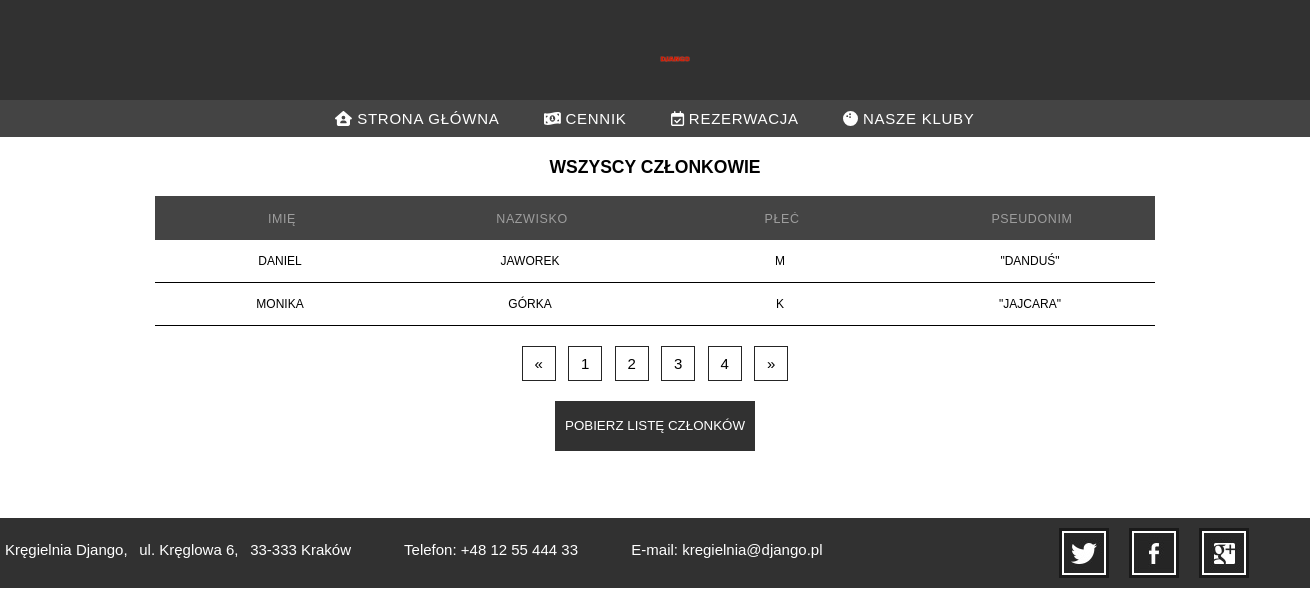
The app's page /zawodnicy/ with its own data.
### kregle/models.py (models this page shows, shortened)
class Zawodnik(models.Model):
    imie = models.CharField(max_length=20)
    nazwisko = models.CharField(max_length=20)
    plec = models.CharField(max_length=1, choices=[
        ('M', 'Mężczyzna'),
        ('K', 'Kobieta'),
        ('I', 'Coś innego'),
    ])
    pseudonim = models.CharField(max_length=20)
    nr_buta = models.IntegerField()
    nr_telefonu = models.IntegerField()

### kregle/views.py (the view)
# urls.py: path('zawodnicy/', views.zawodnicy, name='zawodnicy'),
def zawodnicy(request):
    zawodnicy = Zawodnik.objects.all()
    p = Paginator(Zawodnik.objects.all(), 2)
    page = request.GET.get('page')
    zawodnicy_p = p.get_page(page)
    nums = "a" * zawodnicy_p.paginator.num_pages
    return render(request, 'zawodnicy.html',{
        'zawodnicy': zawodnicy,
        'zawodnicy_p': zawodnicy_p,
        'nums': nums
    })

### kregle/templates/zawodnicy.html (shortened to what this page needs)
{% extends 'szablon.html' %}
{% block zawartosc %}
        <div id="container">
            <section>
                <h3> WSZYSCY CZŁONKOWIE </h3>
                <table class="table">
                <thead>
                    <tr>
                        <th>
                            <input type="text" class="search-input" placeholder="Imię">
                        </th>
                        <th>
                            <input type="text" class="search-input" placeholder="Nazwisko">
                        </th>
                        <th>
                            <input type="text" class="search-input" placeholder="Płeć">
                        </th>
                        <th>
                            <input type="text" class="search-input" placeholder="Pseudonim">
                        </th>
                    </tr>
                </thead>
                {% for zawodnik in zawodnicy_p %}
                <tbody>
                    <tr>
                        <td><p>{{ zawodnik.imie}}</p></td>
                        <td><p>{{ zawodnik.nazwisko}}</p></td>
                        <td><p>{{ zawodnik.plec}}</p></td>
                        <td><p>"{{ zawodnik.pseudonim}}"</p></td>
                    </tr>
                </tbody>
                {% endfor %}
                </table>
            </section>
            <div class="pagination">
                <a href="?page=1"> &laquo</a>
            </div>
            {% for i in nums %}
                <div class="pagination">
                    <a href="?page={{forloop.counter}}"> {{ forloop.counter }} </a>
                </div>
            {% endfor %}
            <div class="pagination">
                <a href="?page={{ zawodnicy_p.paginator.num_pages }}"> &raquo</a>
            </div>
            <br><br>
            <form action="{% url 'pobierz' %}" method="post">
                <button type="submit" class="onebtn">POBIERZ LISTĘ CZŁONKÓW</button>
            </form>
            <br>
{% endblock %}

### static/kregle/css/style.css (style rules this page uses)
body { background: rgb(255, 255, 255); font-family: Helvetica, sans-serif; font-size: 15px; text-align: center; margin: 0; }
p { color:rgb(0, 0, 0); }
section { margin: 20px; }
table { width: 1000px; table-layout: fixed; margin: auto; }
th { font-weight: 500; font-size: 12px; color: rgb(255, 0, 0); text-transform: uppercase; }
td { vertical-align: middle; font-weight: 300; font-size: 12px; border-bottom: solid 1px rgb(0, 0, 0); }
.table { font-family: Helvetica, sans-serif; border-collapse: collapse; }
.table th { background-color: #444444; font-family: Helvetica, sans-serif; text-align: left; font-weight: 500; font-size: 12px; color: #fff; text-transform: uppercase; }
.table td, .search-input { font-size: 12px; background-color: rgba(255,255,255,0); color: white; font-family: Helvetica, sans-serif; text-align: center; overflow-x: auto; margin-top: 0px; text-transform: uppercase; width: 100%; height: 40px; }
.search-input { font-size: 1.3em; border: none; outline: none; color: white; font-family: Helvetica, sans-serif; }
::placeholder { font-size: 0.8em; text-align: center; letter-spacing: 0.05em; font-family: Helvetica, sans-serif; font-weight: 100; color: rgb(158, 158, 158); }
#container { text-align: center; }
a { display: inline-block; }
.onebtn { height: 50px; width: 200px; text-align: center; font-family: Helvetica, sans-serif; color: #fff; background-color: #313131; border: 2px solid #313131; }
#body form { margin: auto; width: 500px; }
.pagination { display: inline-block; }
.pagination a { color: black; float: left; padding: 8px 12px; text-decoration: none; transition: background-color .3s; border: 1px solid #252525; margin: 0 4px; }

### records on screen
Zawodnik: imie "DANIEL", nazwisko "JAWOREK", plec "M", pseudonim "DANDUŚ"
Zawodnik: imie "MONIKA", nazwisko "GÓRKA", plec "K", pseudonim "JAJCARA"
